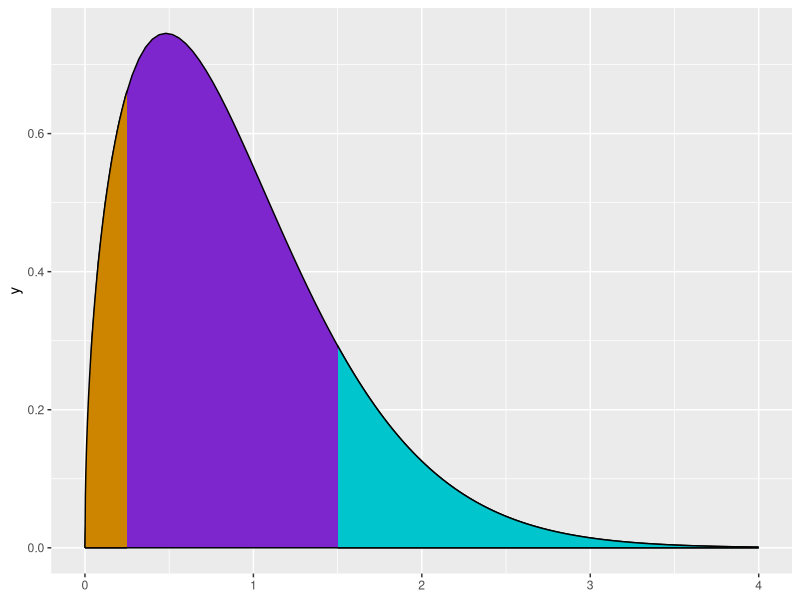

The R source for this figure:
library(ggplot2)
# A visual of left, interval, and right censoring.
# Inspired by Statistical Methods for Reliability Data 1
# By Meeker & Escobar, p.37


ggplot() +
  # The full distribution
  stat_function(fun = dweibull,
                args = list(shape = 1.5,
                            scale = 1),
                geom = "area",
                fill = "purple3", color = "black") +
  # right censored, bc we only observe the left portion
  # of the distribution
  stat_function(fun = dweibull,
                args = list(shape = 1.5,
                            scale = 1),
                geom = "area",
                fill = "turquoise3",
                color = "black",
                xlim = c(1.5, 4)) +
  # left censored, bc we only observe the right portion
  # of the distribution
  stat_function(fun = dweibull,
                args = list(shape = 1.5,
                            scale = 1),
                geom = "area",
                fill = "orange3",
                color = "black",
                xlim = c(0, 0.25)) +
  xlim(0, 4)



